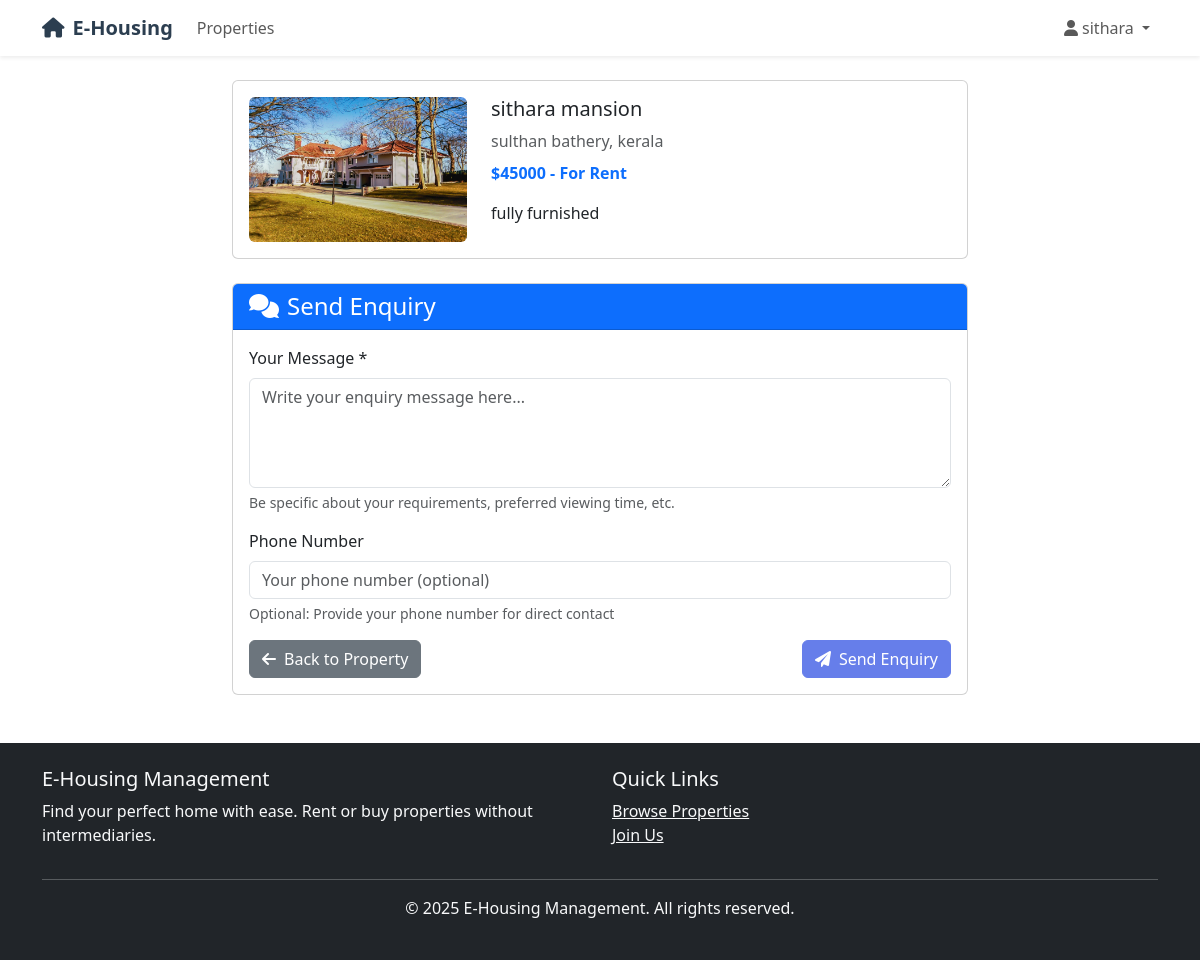
The app's page /communications/enquiry/2/ (signed in) with its own data.
### accounts/models.py (models this page shows, shortened)
class User(AbstractUser):
    USER_TYPES = (
        ('buyer', 'Buyer/Tenant'),
        ('owner', 'Property Owner'),
        ('admin', 'Administrator'),
    )
    user_type = models.CharField(max_length=10, choices=USER_TYPES, default='buyer')
    is_approved = models.BooleanField(default=False)
    email = models.EmailField(unique=True)

### properties/models.py (models this page shows, shortened)
class Property(models.Model):
    PROPERTY_TYPES = (
        ('rent', 'For Rent'),
        ('sell', 'For Sale'),
    )
    PROPERTY_CATEGORIES = (
        ('apartment', 'Apartment'),
        ('house', 'House'),
        ('villa', 'Villa'),
        ('studio', 'Studio'),
        ('room', 'Room'),
        ('commercial', 'Commercial'),
    )
    owner = models.ForeignKey(User, on_delete=models.CASCADE, related_name='properties')
    title = models.CharField(max_length=200)
    description = models.TextField()
    property_type = models.CharField(max_length=10, choices=PROPERTY_TYPES)
    category = models.CharField(max_length=20, choices=PROPERTY_CATEGORIES)
    price = models.DecimalField(max_digits=12, decimal_places=2)
    bedrooms = models.PositiveIntegerField(default=1)
    bathrooms = models.PositiveIntegerField(default=1)
    area = models.PositiveIntegerField(help_text='Area in square feet')
    address = models.TextField()
    city = models.CharField(max_length=100)
    state = models.CharField(max_length=100)
    pincode = models.CharField(max_length=10)
    is_approved = models.BooleanField(default=False)
    is_available = models.BooleanField(default=True)
    created_at = models.DateTimeField(auto_now_add=True)
    updated_at = models.DateTimeField(auto_now=True)
    parking = models.BooleanField(default=False)
    furnished = models.BooleanField(default=False)
    balcony = models.BooleanField(default=False)
    gym = models.BooleanField(default=False)
    swimming_pool = models.BooleanField(default=False)
    class Meta:
        ordering = ['-created_at']
        verbose_name_plural = 'Properties'
    def get_main_image(self):
        main_image = self.images.first()
        return main_image.image.url if main_image else None

class PropertyImage(models.Model):
    property = models.ForeignKey(Property, on_delete=models.CASCADE, related_name='images')
    image = models.ImageField(upload_to='properties/')
    caption = models.CharField(max_length=200, blank=True)
    created_at = models.DateTimeField(auto_now_add=True)
    class Meta:
        ordering = ['created_at']

### communications/views.py (the view)
# urls.py: path('enquiry/<int:property_id>/', views.send_enquiry, name='send_enquiry'),
@login_required
def send_enquiry(request, property_id):
    property_obj = get_object_or_404(Property, pk=property_id, is_approved=True)
    if request.method == 'POST':
        form = EnquiryForm(request.POST)
        if form.is_valid():
            enquiry = form.save(commit=False)
            enquiry.user = request.user
            enquiry.property = property_obj
            enquiry.save()
            messages.success(request, 'Your enquiry has been sent successfully!')
            return redirect('properties:detail', pk=property_id)
    else:
        form = EnquiryForm()
    context = {
        'form': form,
        'property': property_obj,
    }
    return render(request, 'communications/send_enquiry.html', context)

### communications/forms.py
class EnquiryForm(forms.ModelForm):
    class Meta:
        model = Enquiry
        fields = ['message', 'phone']
        widgets = {
            'message': forms.Textarea(attrs={
                'class': 'form-control',
                'rows': 4,
                'placeholder': 'Write your enquiry message here...'
            }),
            'phone': forms.TextInput(attrs={
                'class': 'form-control',
                'placeholder': 'Your phone number (optional)'
            }),
        }

### templates/communications/send_enquiry.html (shortened to what this page needs)
{% extends 'base.html' %}
{% block content %}
<div class="container mt-4">
    <div class="row justify-content-center">
        <div class="col-md-8">
            <div class="card mb-4">
                <div class="card-body">
                    <div class="row">
                        <div class="col-md-4">
                            {% if property.get_main_image %}
                                <img src="{{ property.get_main_image }}" class="img-fluid rounded" alt="{{ property.title }}">
                            {% else %}
                                <div class="bg-light d-flex align-items-center justify-content-center rounded" style="height: 150px;">
                                    <i class="fas fa-home fa-3x text-muted"></i>
                                </div>
                            {% endif %}
                        </div>
                        <div class="col-md-8">
                            <h5>{{ property.title }}</h5>
                            <p class="text-muted mb-2">{{ property.city }}, {{ property.state }}</p>
                            <p class="text-primary fw-bold">${{ property.price|floatformat:0 }} - {{ property.get_property_type_display }}</p>
                            <p class="mb-0">{{ property.description|truncatewords:20 }}</p>
                        </div>
                    </div>
                </div>
            </div>
            <div class="card">
                <div class="card-header bg-primary text-white">
                    <h4 class="mb-0"><i class="fas fa-comments me-2"></i>Send Enquiry</h4>
                </div>
                <div class="card-body">
                    <form method="post">
                        <div class="mb-3">
                            <label for="{{ form.message.id_for_label }}" class="form-label">Your Message *</label>
                            {{ form.message }}
                            <div class="form-text">Be specific about your requirements, preferred viewing time, etc.</div>
                        </div>
                        <div class="mb-3">
                            <label for="{{ form.phone.id_for_label }}" class="form-label">Phone Number</label>
                            {{ form.phone }}
                            <div class="form-text">Optional: Provide your phone number for direct contact</div>
                        </div>
                        <div class="d-flex justify-content-between">
                            <a href="{% url 'properties:detail' property.pk %}" class="btn btn-secondary">
                                <i class="fas fa-arrow-left me-2"></i>Back to Property
                            </a>
                            <button type="submit" class="btn btn-primary">
                                <i class="fas fa-paper-plane me-2"></i>Send Enquiry
                            </button>
                        </div>
                    </form>
                </div>
            </div>
        </div>
    </div>
</div>
{% endblock %}

### templates/base.html (shortened to what this page needs)
<!DOCTYPE html>
<html lang="en">
<head>
    <link href="https://cdn.jsdelivr.net/npm/bootstrap@5.3.0/dist/css/bootstrap.min.css" rel="stylesheet">
    <link href="https://cdnjs.cloudflare.com/ajax/libs/font-awesome/6.0.0/css/all.min.css" rel="stylesheet">
</head>
<body>
    <nav class="navbar navbar-expand-lg navbar-light bg-white shadow-sm">
        <div class="container">
            <a class="navbar-brand" href="{% url 'home' %}">
                <i class="fas fa-home me-2"></i>E-Housing
            </a>
            <div class="collapse navbar-collapse" id="navbarNav">
                <ul class="navbar-nav me-auto">
                    <li class="nav-item">
                        <a class="nav-link" href="{% url 'properties:list' %}">Properties</a>
                    </li>
                </ul>
                <ul class="navbar-nav">
                    {% if user.is_authenticated %}
                        <li class="nav-item dropdown">
                            <a class="nav-link dropdown-toggle" href="#" id="navbarDropdown" role="button" data-bs-toggle="dropdown">
                                <i class="fas fa-user me-1"></i>{{ user.username }}
                            </a>
                        </li>
                    {% endif %}
                </ul>
            </div>
        </div>
    </nav>
    <main>
        {% block content %}
        {% endblock %}
    </main>
    <footer class="bg-dark text-light py-4 mt-5">
        <div class="container">
            <div class="row">
                <div class="col-md-6">
                    <h5>E-Housing Management</h5>
                    <p>Find your perfect home with ease. Rent or buy properties without intermediaries.</p>
                </div>
                <div class="col-md-6">
                    <h5>Quick Links</h5>
                    <ul class="list-unstyled">
                        <li><a href="{% url 'properties:list' %}" class="text-light">Browse Properties</a></li>
                        <li><a href="{% url 'accounts:register' %}" class="text-light">Join Us</a></li>
                    </ul>
                </div>
            </div>
            <hr>
            <div class="text-center">
                <p>&copy; 2025 E-Housing Management. All rights reserved.</p>
            </div>
        </div>
    </footer>
</body>
</html>

### templates/base.html (style rules this page uses)
.navbar-brand { font-weight: bold; color: #2c3e50 !important; }
.btn-primary { background-color: #667eea; border-color: #667eea; }

### records on screen
User: username "sithara"
Property: get_main_image (picture), title "sithara mansion", city "sulthan bathery", state "kerala", price "45000", property_type "For Rent", description "fully furnished"
